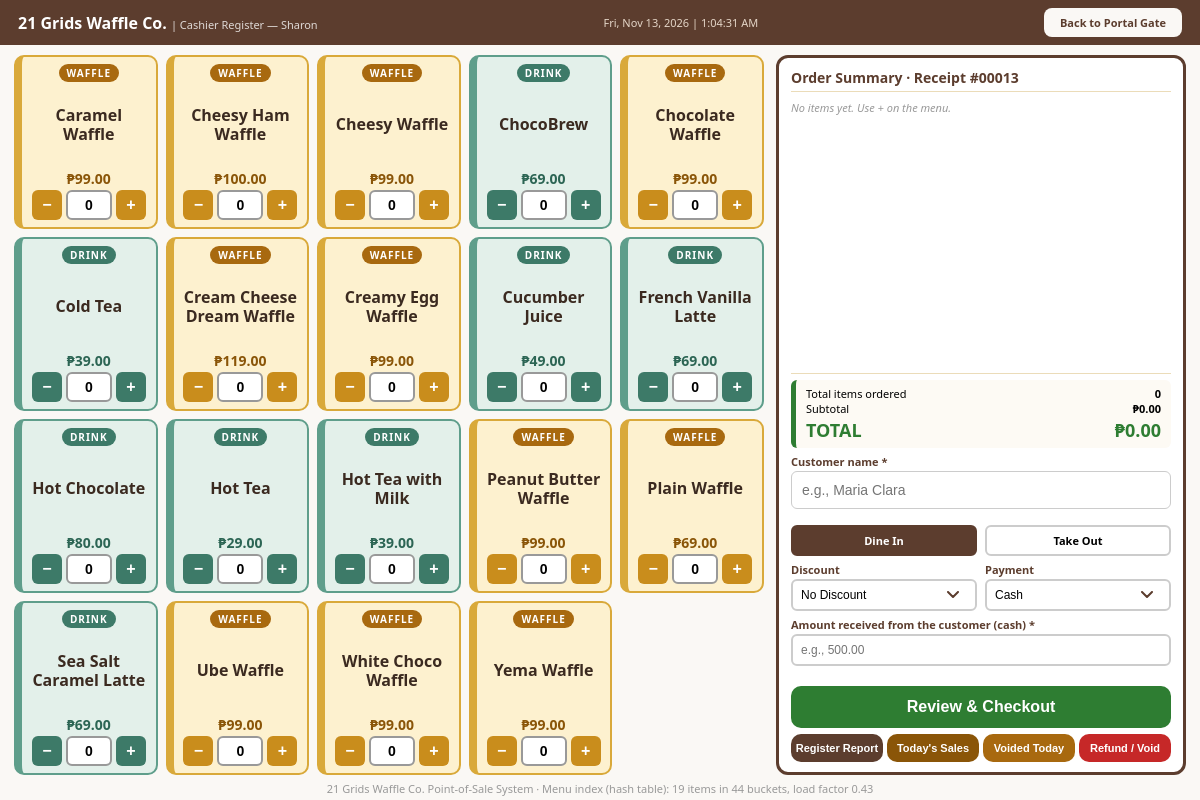
The page /Waffle_POS/cashier.php (signed in) on the database its author committed.
### tables this page shows
CREATE TABLE Product (
    ProductID     INT AUTO_INCREMENT PRIMARY KEY,
    ProductName   VARCHAR(100) NOT NULL UNIQUE,
    CategoryID    INT          NOT NULL,
    Price         DECIMAL(8,2) NOT NULL CHECK (Price > 0),
    IsAvailable   BOOLEAN      NOT NULL DEFAULT TRUE,
    FOREIGN KEY (CategoryID)
        REFERENCES Category(CategoryID)
);

### Waffle_POS/src/App/Core/Site.php (called while the page is built, shortened)
<?php
class Site {
    private static $businessName = '21 Grids Waffle Co.';
    public static function getBusinessName() {
        return self::$businessName;
    }
    public static function receiptNo($orderId) {
        return str_pad((string)(int)$orderId, 5, '0', STR_PAD_LEFT);
    }
}

### Waffle_POS/src/App/Core/Database.php (called while the page is built, shortened)
<?php
class Database {
    private static $pdo = null;
    private static $host = '127.0.0.1';
    private static $name = 'GridsWaffleDB';
    private static $user = 'root';
    private static $pass = '';
    public static function connect() {
        if (self::$pdo === null) {
            try {
                self::$pdo = new PDO(
                    "mysql:host=" . self::$host . ";dbname=" . self::$name . ";charset=utf8mb4",
                    self::$user,
                    self::$pass,
                    [PDO::MYSQL_ATTR_INIT_COMMAND => "SET time_zone = '+08:00'"]
                );
                self::$pdo->setAttribute(PDO::ATTR_ERRMODE, PDO::ERRMODE_EXCEPTION);
                self::$pdo->setAttribute(PDO::ATTR_DEFAULT_FETCH_MODE, PDO::FETCH_ASSOC);
            } catch (PDOException $exception) {
                throw new DatabaseException("Database access failure: " . $exception->getMessage());
            }
        }
        return self::$pdo;
    }
}

### Waffle_POS/src/App/Services/MenuService.php (called while the page is built, shortened)
<?php
class MenuService {
    private $pdo;
    public function __construct() {
        $this->pdo = Database::connect();
    }
    public function getAvailableMenu() {
        $rows = $this->pdo->query(
            "SELECT P.ProductID, P.ProductName, C.CategoryName, P.Price
             FROM Product AS P
             INNER JOIN Category AS C ON C.CategoryID = P.CategoryID
             WHERE P.IsAvailable = TRUE
             ORDER BY P.ProductName"
        )->fetchAll();
        $menu = [];
        foreach ($rows as $row) {
            $menu[] = MenuItem::fromRow($row);
        }
        return $menu;
    }
}

### Waffle_POS/src/App/Models/MenuItem.php (called while the page is built, shortened)
<?php
abstract class MenuItem {
    private $productId;
    private $name;
    private $price;
    public function __construct($productId, $name, $price) {
        $this->productId = $productId;
    }
    public function getProductId() {
        return $this->productId;
    }
    public function getName() {
        return $this->name;
    }
    public function setName($name) {
        $name = trim($name);
        $this->name = $name;
    }
    public function getPrice() {
        return $this->price;
    }
    public function setPrice($price) {
        $this->price = (float)$price;
    }
    public static function fromRow(array $row) {
        if ($row['CategoryName'] === 'Waffle') {
            return new Waffle($row['ProductID'], $row['ProductName'], $row['Price']);
        }
        return new Drink($row['ProductID'], $row['ProductName'], $row['Price']);
    }
}

### Waffle_POS/src/App/Services/OrderService.php (called while the page is built, shortened)
<?php
class OrderService {
    private $pdo;
    public function __construct() {
        $this->pdo = Database::connect();
    }
    public function nextReceiptNumber() {
        $row = $this->pdo->query("SELECT COALESCE(MAX(OrderID), 0) + 1 AS NextID FROM CustomerOrder")->fetch();
        return (int)$row['NextID'];
    }
}

### Waffle_POS/src/App/Services/DiscountService.php (called while the page is built, shortened)
<?php
class DiscountService {
    private $pdo;
    public function __construct() {
        $this->pdo = Database::connect();
    }
    public function getAll() {
        $rows = $this->pdo->query("SELECT DiscountID, DiscountName, DiscountRate FROM Discount ORDER BY DiscountID")->fetchAll();
        $discounts = [];
        foreach ($rows as $row) {
            $discounts[] = new Discount($row['DiscountID'], $row['DiscountName'], $row['DiscountRate']);
        }
        return $discounts;
    }
}

### Waffle_POS/src/App/Models/Discount.php (called while the page is built, shortened)
<?php
class Discount {
    private $discountId;
    private $name;
    private $rate;
    public function __construct($discountId, $name, $rate) {
        $this->discountId = (int)$discountId;
        $this->name = $name;
    }
    public function getDiscountId() {
        return $this->discountId;
    }
    public function getName() {
        return $this->name;
    }
    public function getRate() {
        return $this->rate;
    }
    public function setRate($rate) {
        $this->rate = (float)$rate;
    }
    public function isDiscount() {
        return $this->rate > 0;
    }
    public function __toString() {
        return $this->name . ($this->isDiscount() ? ' (' . rtrim(rtrim(number_format($this->rate, 2, '.', ''), '0'), '.') . '%)' : '');
    }
}

### Waffle_POS/src/App/Structures/HashRegistry.php (called while the page is built, shortened)
<?php
class HashRegistry {
    private $size;
    private $count = 0;
    public function __construct($size = 11) {
        $this->size = $size;
    }
    private function insert($key, $value) {
        $this->count++;
    }
    public function loadFactor() {
        return $this->count / $this->size;
    }
    private function rehash() {
        $this->size = $this->size * 2;
        $this->count = 0;
    }
    public function getSize() {
        return $this->size;
    }
    public function getCount() {
        return $this->count;
    }
}

### Waffle_POS/cashier.php (the view, shortened to what this page needs)
<?php
$cashier_name = $_SESSION['full_name'] ?? 'Cashier';
$menus  = new MenuService();
$discountService = new DiscountService();
$orders = new OrderService();
$hashRegistry = new HashRegistry(11);
$form = ['customer_name' => '', 'order_type' => 'Dine In', 'payment_method' => 'Cash', 'reference_number' => '', 'amount_received' => '',
         'discount_id' => 1, 'discount_number' => '', 'items' => []];
$menu = $menus->getAvailableMenu();
foreach ($menu as $item) {
    $hashRegistry->put($item->getName(), $item->getItemClassificationLabel());
}
$nextReceipt = $orders->nextReceiptNumber();
$discounts = $discountService->getAll();
?>
<!DOCTYPE html>
<html lang="en">
<head>
</head>
<body>
    <div class="topbar no-print">
        <h2><?php echo htmlspecialchars(Site::getBusinessName()); ?> <span style="font-size:11px; font-weight:normal; opacity:0.8;">| Cashier Register — <?php echo htmlspecialchars($cashier_name); ?></span></h2>
        <?php include 'clock.php'; ?>
        <a href="logout.php" class="nav-link">Back to Portal Gate</a>
    </div>
    <form method="POST" id="posForm" class="pos-container" onsubmit="return confirmed;" autocomplete="off">
        <div class="menu-grid">
            <?php foreach ($menu as $item):
                $keep = (int)($form['items'][$item->getProductId()] ?? 0);
                $isWaffle = ($item instanceof \App\Models\Waffle);
                $cls = $isWaffle ? 'waffle' : 'drink'; ?>
                <div class="menu-card <?php echo $cls; ?>">
                    <span class="tag"><?php echo $isWaffle ? 'WAFFLE' : 'DRINK'; ?></span>
                    <div class="pname"><?php echo htmlspecialchars($item->getName()); ?></div>
                    <div class="price">₱<?php echo number_format($item->getPrice(), 2); ?></div>
                    <div class="stepper">
                        <button type="button" onclick="bump(this, -1)" aria-label="less">−</button>
                        <input type="number" class="qty-input" name="items[<?php echo (int)$item->getProductId(); ?>]"
                               value="<?php echo $keep; ?>" min="0" max="99"
                               data-name="<?php echo htmlspecialchars($item->getName(), ENT_QUOTES); ?>" data-price="<?php echo htmlspecialchars((string)$item->getPrice(), ENT_QUOTES); ?>"
                               oninput="updateSummary()" onchange="updateSummary()">
                        <button type="button" onclick="bump(this, 1)" aria-label="more">+</button>
                    </div>
                </div>
            <?php endforeach; ?>
        </div>
        <div class="sidebar">
            <div class="cart-panel">
                <h3>Order Summary &middot; Receipt #<?php echo Site::receiptNo($nextReceipt); ?></h3>
                <div class="cart-list" id="cartList">
                    <div id="cartEmpty" style="color:#999; font-style:italic; padding:8px 0; font-size:11px;">No items yet. Use + on the menu.</div>
                </div>
                <div class="totals">
                    <div><span>Total items ordered</span><strong id="sumItems">0</strong></div>
                    <div><span>Subtotal</span><strong id="sumSub">₱0.00</strong></div>
                    <div class="grand"><span>TOTAL</span><span id="sumTotal">₱0.00</span></div>
                </div>
                <label class="field-label" for="custName">Customer name *</label>
                <input type="text" class="field" id="custName" name="customer_name" maxlength="100" placeholder="e.g., Maria Clara"
                       value="<?php echo htmlspecialchars($form['customer_name']); ?>">
                <div class="choice" style="margin-top:6px;">
                    <label><input type="radio" name="order_type" value="Dine In" <?php echo $form['order_type'] === 'Dine In' ? 'checked' : ''; ?>> Dine In</label>
                    <label><input type="radio" name="order_type" value="Take Out" <?php echo $form['order_type'] === 'Take Out' ? 'checked' : ''; ?>> Take Out</label>
                </div>
                <div class="row2">
                    <div>
                        <label class="field-label" for="discSel">Discount</label>
                        <select name="discount_id" id="discSel" class="field" onchange="toggleDiscount()">
                            <?php foreach ($discounts as $discount): ?>
                                <option value="<?php echo $discount->getDiscountId(); ?>"
                                        data-rate="<?php echo $discount->getRate(); ?>" data-name="<?php echo htmlspecialchars($discount->getName(), ENT_QUOTES); ?>"
                                        <?php echo $form['discount_id'] === $discount->getDiscountId() ? 'selected' : ''; ?>>
                                    <?php echo htmlspecialchars((string)$discount); ?>
                                </option>
                            <?php endforeach; ?>
                        </select>
                    </div>
                    <div>
                        <label class="field-label" for="payMethod">Payment</label>
                        <select name="payment_method" id="payMethod" class="field" onchange="togglePayment()">
                            <option value="Cash" <?php echo $form['payment_method'] === 'Cash' ? 'selected' : ''; ?>>Cash</option>
                        </select>
                    </div>
                </div>
                <div id="cashWrap" style="display:none;">
                    <label class="field-label" for="cashIn">Amount received from the customer (cash) *</label>
                    <input type="number" class="field" id="cashIn" name="amount_received" min="0" step="0.01" placeholder="e.g., 500.00"
                           value="<?php echo htmlspecialchars($form['amount_received']); ?>" oninput="updateSummary()">
                </div>
                <div id="formError"></div>
                <button type="button" class="btn" onclick="openReview()">Review &amp; Checkout</button>
                <div class="row2" style="margin-top:6px; gap:4px;">
                    <div><button type="button" onclick="toggleShift(true);" class="btn btn-xs" style="background:#5c3d2e;">Register Report</button></div>
                    <div><button type="button" onclick="toggleTodayPane(true);" class="btn btn-xs" style="background:#8a5508;">Today's Sales</button></div>
                    <div><button type="button" onclick="toggleVoidedPane(true);" class="btn btn-xs" style="background:#a8690f;">Voided Today</button></div>
                    <div><button type="button" onclick="toggleVoidPane(true);" class="btn btn-xs" style="background:#c62828;">Refund / Void</button></div>
                </div>
            </div>
        </div>
    </form>
<div class="site-foot no-print"><?php echo htmlspecialchars(Site::getBusinessName()); ?> Point-of-Sale System &middot; Menu index (hash table): <?php echo $hashRegistry->getCount(); ?> items in <?php echo $hashRegistry->getSize(); ?> buckets, load factor <?php echo number_format($hashRegistry->loadFactor(), 2); ?></div>
</body>
</html>

### rows shown on the page
product: shows "WAFFLE", ProductName "Caramel Waffle", Price "99.00", ProductID "0"
product: shows "WAFFLE", ProductName "Cheesy Ham Waffle", Price "100.00", ProductID "0"
product: shows "WAFFLE", ProductName "Cheesy Waffle", Price "99.00", ProductID "0"
product: shows "DRINK", ProductName "ChocoBrew", Price "69.00", ProductID "0"
product: shows "WAFFLE", ProductName "Chocolate Waffle", Price "99.00", ProductID "0"
product: shows "DRINK", ProductName "Cold Tea", Price "39.00", ProductID "0"
product: shows "WAFFLE", ProductName "Cream Cheese Dream Waffle", Price "119.00", ProductID "0"
product: shows "WAFFLE", ProductName "Creamy Egg Waffle", Price "99.00", ProductID "0"
product: shows "DRINK", ProductName "Cucumber Juice", Price "49.00", ProductID "0"
product: shows "DRINK", ProductName "French Vanilla Latte", Price "69.00", ProductID "0"
product: shows "DRINK", ProductName "Hot Chocolate", Price "80.00", ProductID "0"
product: shows "DRINK", ProductName "Hot Tea", Price "29.00", ProductID "0"
product: shows "DRINK", ProductName "Hot Tea with Milk", Price "39.00", ProductID "0"
product: shows "WAFFLE", ProductName "Peanut Butter Waffle", Price "99.00", ProductID "0"
product: shows "WAFFLE", ProductName "Plain Waffle", Price "69.00", ProductID "0"
product: shows "DRINK", ProductName "Sea Salt Caramel Latte", Price "69.00", ProductID "0"
product: shows "WAFFLE", ProductName "Ube Waffle", Price "99.00", ProductID "0"
product: shows "WAFFLE", ProductName "White Choco Waffle", Price "99.00", ProductID "0"
product: shows "WAFFLE", ProductName "Yema Waffle", Price "99.00", ProductID "0"

### other values the page prints
Site::getBusinessName() "21 Grids Waffle Co."
$cashier_name "Sharon"
Site::receiptNo($nextReceipt) "00013"
$hashRegistry->getCount() "19"
$hashRegistry->getSize() "44"
$hashRegistry->loadFactor() "0.43"
form field discount_id "No Discount"
